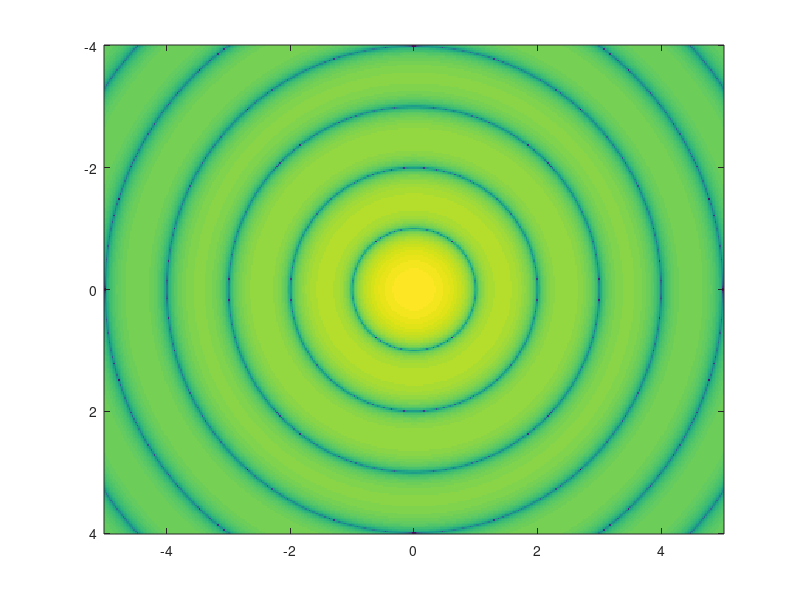

Write the MATLAB code that produced this figure.
x = linspace(-5,5,400)
y = linspace(-4,4,300)
[xx,yy] = meshgrid(x,y)
f = sinc((xx.^2 + yy.^2).^0.5)
imagesc(x,y,mag2db(abs(f)))